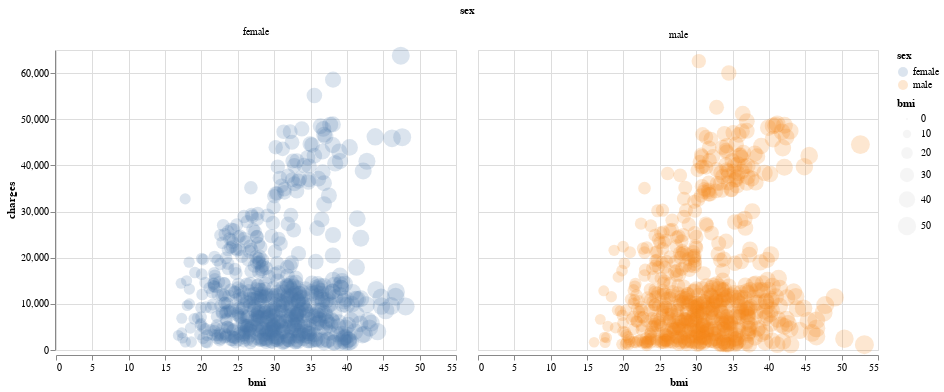

Write notebook code for a chart like this one.
### Markdown cell above
### Question 3

Does the relationship between medical costs and BMI vary with gender? Create a visualization to answer this question.

### Code cell
# your code here

# Does the relationship between medical costs and BMI vary with gender
def bmi_sex_costs(data):
    output = alt.Chart(data).mark_circle(opacity=0.2).encode(
        x = alt.X("bmi"),
        y = alt.Y("charges"),
        size = "bmi",
        color = "sex"
    ).facet(
        facet = "sex"
    )
    
    return output
    
q3_plot = bmi_sex_costs(data=insure)
q3_plot

### Figure 1 — Vega-Lite specification as saved in the notebook (floating-point values rounded to 4 significant figures; data arrays with more than 128 entries replaced by an {"elided": "..."} marker saying what was removed)
{"config": {"view": {"continuousWidth": 400, "continuousHeight": 300}}, "data": {"name": "data-940772b709be72b3ac8e197cfacbd9fb"}, "facet": {"field": "sex", "type": "nominal"}, "spec": {"mark": {"type": "circle", "opacity": 0.2}, "encoding": {"color": {"field": "sex", "type": "nominal"}, "size": {"field": "bmi", "type": "quantitative"}, "x": {"field": "bmi", "type": "quantitative"}, "y": {"field": "charges", "type": "quantitative"}}}, "$schema": "https://vega.github.io/schema/vega-lite/v4.17.0.json", "datasets": {"data-940772b709be72b3ac8e197cfacbd9fb": {"elided": "1338 records"}}}
